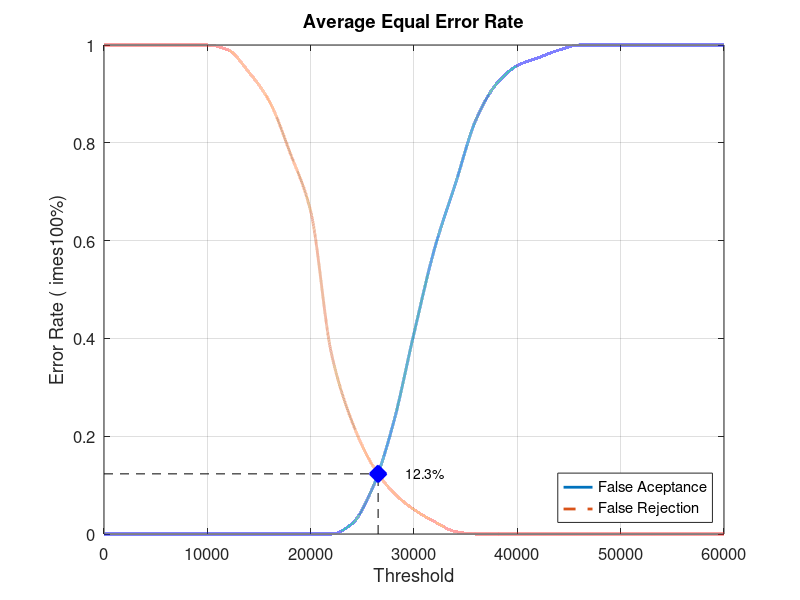
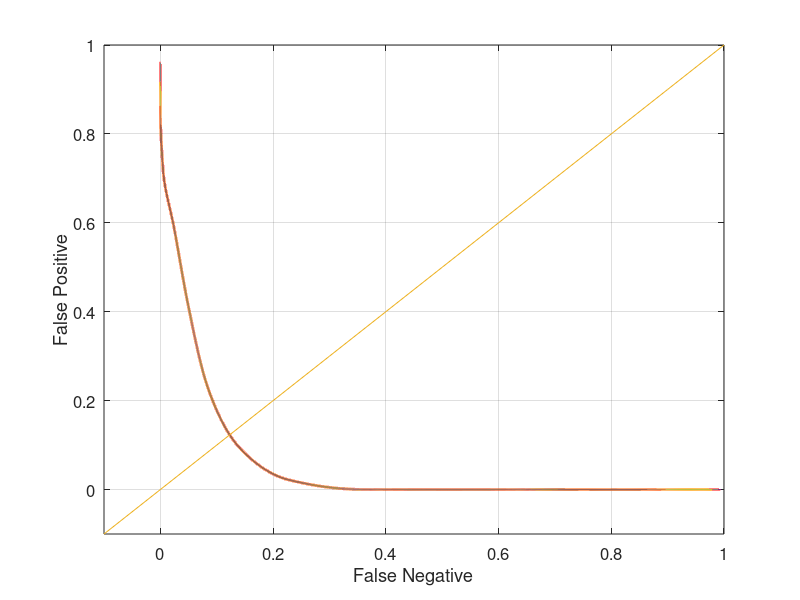

Write the MATLAB code that produced these figures, in order.
close all;
clear;
clc;
x = 0:2000:60000;
xq = 0:0.5:60000;

y0 = [0 0 0 0 0 0 0 0 0 0 0 0 0.0210526 0.0947368 0.226316 0.410526 0.584211 0.715789 0.847368 0.921053 0.957895 0.973684 0.989474 1 1 1 1 1 1 1 1]
yy0 = interp1(x, y0, xq, 'pchip');
y1 = [1 1 1 1 1 1 0.99 0.945 0.885 0.78 0.66 0.37 0.23 0.14 0.085 0.05 0.025 0.005 0 0 0 0 0 0 0 0 0 0 0 0 0]
yy1 = interp1(x, y1, xq, 'pchip');

% Calculating EER: 
y2 = abs(y0 - y1);
find(y2 == min(y2))
yy2 = abs(yy0 - yy1);
xEER = find(yy2 == min(yy2));
xEERIndex = xq(xEER) % X-axis EER
yEER = yy0(xEER) % Y-axis EER

main = figure
plot(xq, yy0,'-','LineWidth', 2);	hold on
plot(xq, yy1,'--','LineWidth', 2);	hold on
plot([xEERIndex xEERIndex], [0 yEER], 'k--');	hold on
plot([0 xEERIndex], [yEER yEER], 'k--');	hold on
plot(xEERIndex, yEER, 'bx', 'LineWidth', 10);	hold on
text(xEERIndex + 10 * xEERIndex / 100, yEER, [num2str(round((10000 * yEER)) / 100) '%'])
legend('False Aceptance', 'False Rejection', 'Location', 'SouthEast')
xlabel('Threshold')
ylabel('Error Rate (	imes100%)')
title('Average Equal Error Rate')
set(gca, 'FontSize', 12)
axis([0 60000 0 1])
grid on

print(main, 'Database1_1Main', '-dpng');
FNRxFPR = figure('Color', [1 1 1]);
plot(yy1, yy0, '-', yy1, yy0, 'LineWidth', 2);
hold on
y = -0.1:0.1:1
plot(y, y); 
set(gca, 'FontSize', 12)
xlabel('False Negative')
ylabel('False Positive')
axis([-0.1 1 -0.1 1])
set(gca, 'FontSize', 12)
grid on

print(FNRxFPR, 'Database1_1FNRxFPR','-dpng');
